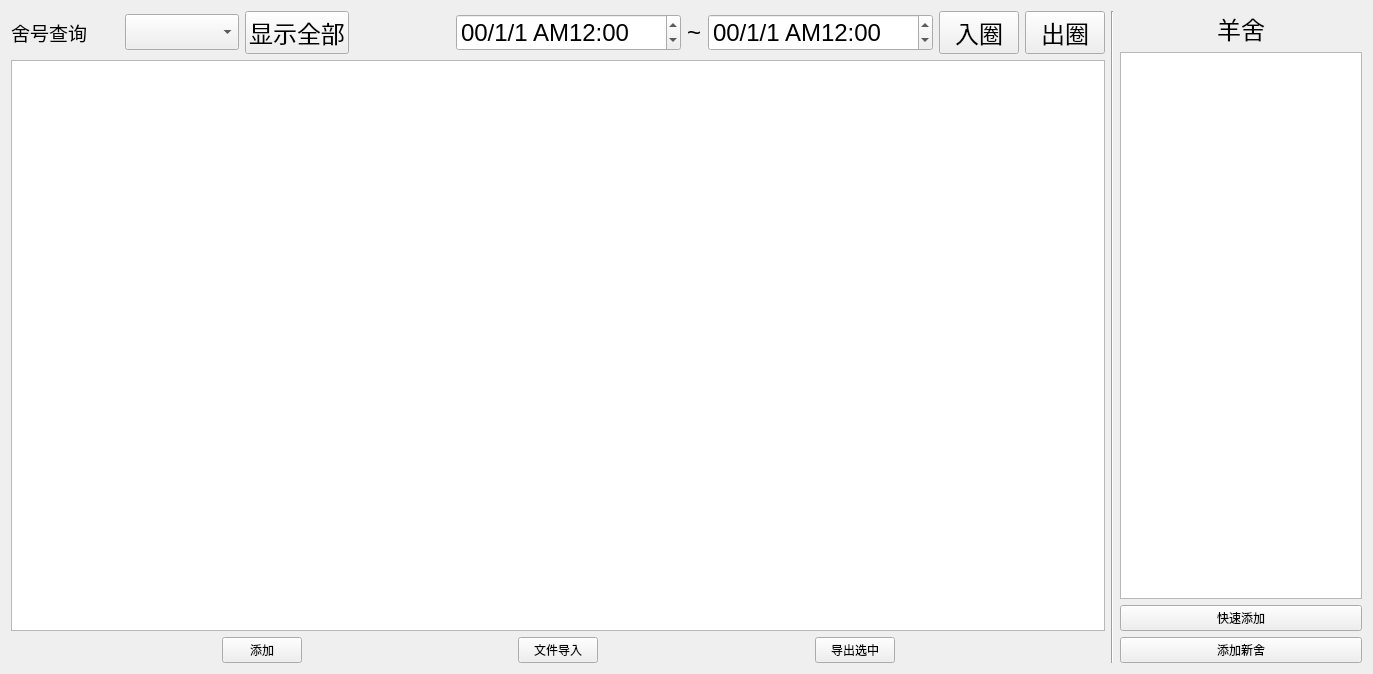
<?xml version="1.0" encoding="UTF-8"?>
<ui version="4.0">
 <class>GoatQueryForm</class>
 <widget class="QWidget" name="GoatQueryForm">
  <property name="geometry">
   <rect>
    <x>0</x>
    <y>0</y>
    <width>1373</width>
    <height>674</height>
   </rect>
  </property>
  <property name="windowTitle">
   <string>Form</string>
  </property>
  <layout class="QVBoxLayout" name="verticalLayout_3">
   <item>
    <layout class="QHBoxLayout" name="horizontalLayout_5">
     <item>
      <layout class="QVBoxLayout" name="verticalLayout">
       <item>
        <layout class="QHBoxLayout" name="horizontalLayout_3">
         <item>
          <layout class="QHBoxLayout" name="horizontalLayout">
           <item>
            <widget class="QLabel" name="label">
             <property name="maximumSize">
              <size>
               <width>100</width>
               <height>16777215</height>
              </size>
             </property>
             <property name="font">
              <font>
               <family>Agency FB</family>
               <pointsize>14</pointsize>
              </font>
             </property>
             <property name="text">
              <string>舍号查询</string>
             </property>
            </widget>
           </item>
           <item>
            <spacer name="horizontalSpacer_2">
             <property name="orientation">
              <enum>Qt::Horizontal</enum>
             </property>
             <property name="sizeHint" stdset="0">
              <size>
               <width>40</width>
               <height>20</height>
              </size>
             </property>
            </spacer>
           </item>
           <item>
            <widget class="QComboBox" name="comboBox">
             <property name="maximumSize">
              <size>
               <width>200</width>
               <height>16777215</height>
              </size>
             </property>
             <property name="font">
              <font>
               <pointsize>18</pointsize>
              </font>
             </property>
            </widget>
           </item>
           <item>
            <widget class="QPushButton" name="pushButton_2">
             <property name="font">
              <font>
               <pointsize>18</pointsize>
              </font>
             </property>
             <property name="text">
              <string>显示全部</string>
             </property>
            </widget>
           </item>
          </layout>
         </item>
         <item>
          <spacer name="horizontalSpacer">
           <property name="orientation">
            <enum>Qt::Horizontal</enum>
           </property>
           <property name="sizeHint" stdset="0">
            <size>
             <width>108</width>
             <height>20</height>
            </size>
           </property>
          </spacer>
         </item>
         <item>
          <layout class="QHBoxLayout" name="horizontalLayout_2">
           <item>
            <widget class="QDateTimeEdit" name="dateTimeEdit">
             <property name="maximumSize">
              <size>
               <width>300</width>
               <height>16777215</height>
              </size>
             </property>
             <property name="font">
              <font>
               <pointsize>18</pointsize>
              </font>
             </property>
             <property name="displayFormat">
              <string>yy/M/d APh:mm</string>
             </property>
            </widget>
           </item>
           <item>
            <widget class="QLabel" name="label_2">
             <property name="font">
              <font>
               <pointsize>18</pointsize>
              </font>
             </property>
             <property name="text">
              <string>~</string>
             </property>
            </widget>
           </item>
           <item>
            <widget class="QDateTimeEdit" name="dateTimeEdit_2">
             <property name="maximumSize">
              <size>
               <width>300</width>
               <height>16777215</height>
              </size>
             </property>
             <property name="font">
              <font>
               <pointsize>18</pointsize>
              </font>
             </property>
             <property name="displayFormat">
              <string>yy/M/d APh:mm</string>
             </property>
            </widget>
           </item>
           <item>
            <widget class="QPushButton" name="pushButton_3">
             <property name="font">
              <font>
               <pointsize>18</pointsize>
              </font>
             </property>
             <property name="text">
              <string>入圈</string>
             </property>
            </widget>
           </item>
           <item>
            <widget class="QPushButton" name="pushButton">
             <property name="maximumSize">
              <size>
               <width>200</width>
               <height>16777215</height>
              </size>
             </property>
             <property name="font">
              <font>
               <pointsize>18</pointsize>
              </font>
             </property>
             <property name="text">
              <string>出圈</string>
             </property>
            </widget>
           </item>
          </layout>
         </item>
        </layout>
       </item>
       <item>
        <widget class="QTableView" name="tableView">
         <property name="contextMenuPolicy">
          <enum>Qt::CustomContextMenu</enum>
         </property>
         <property name="inputMethodHints">
          <set>Qt::ImhNone</set>
         </property>
         <property name="sortingEnabled">
          <bool>true</bool>
         </property>
         <attribute name="horizontalHeaderVisible">
          <bool>true</bool>
         </attribute>
         <attribute name="horizontalHeaderCascadingSectionResizes">
          <bool>true</bool>
         </attribute>
         <attribute name="horizontalHeaderDefaultSectionSize">
          <number>150</number>
         </attribute>
         <attribute name="horizontalHeaderShowSortIndicator" stdset="0">
          <bool>true</bool>
         </attribute>
         <attribute name="horizontalHeaderStretchLastSection">
          <bool>true</bool>
         </attribute>
         <attribute name="verticalHeaderVisible">
          <bool>false</bool>
         </attribute>
        </widget>
       </item>
       <item>
        <layout class="QHBoxLayout" name="horizontalLayout_4">
         <item>
          <spacer name="horizontalSpacer_3">
           <property name="orientation">
            <enum>Qt::Horizontal</enum>
           </property>
           <property name="sizeHint" stdset="0">
            <size>
             <width>40</width>
             <height>20</height>
            </size>
           </property>
          </spacer>
         </item>
         <item>
          <widget class="QPushButton" name="addGoatButton">
           <property name="text">
            <string>添加</string>
           </property>
          </widget>
         </item>
         <item>
          <spacer name="horizontalSpacer_4">
           <property name="orientation">
            <enum>Qt::Horizontal</enum>
           </property>
           <property name="sizeHint" stdset="0">
            <size>
             <width>40</width>
             <height>20</height>
            </size>
           </property>
          </spacer>
         </item>
         <item>
          <widget class="QPushButton" name="addFromFileButton">
           <property name="text">
            <string>文件导入</string>
           </property>
          </widget>
         </item>
         <item>
          <spacer name="horizontalSpacer_5">
           <property name="orientation">
            <enum>Qt::Horizontal</enum>
           </property>
           <property name="sizeHint" stdset="0">
            <size>
             <width>40</width>
             <height>20</height>
            </size>
           </property>
          </spacer>
         </item>
         <item>
          <widget class="QPushButton" name="exportButton">
           <property name="text">
            <string>导出选中</string>
           </property>
          </widget>
         </item>
         <item>
          <spacer name="horizontalSpacer_7">
           <property name="orientation">
            <enum>Qt::Horizontal</enum>
           </property>
           <property name="sizeHint" stdset="0">
            <size>
             <width>40</width>
             <height>20</height>
            </size>
           </property>
          </spacer>
         </item>
        </layout>
       </item>
      </layout>
     </item>
     <item>
      <widget class="Line" name="line">
       <property name="orientation">
        <enum>Qt::Vertical</enum>
       </property>
      </widget>
     </item>
     <item>
      <layout class="QVBoxLayout" name="verticalLayout_2">
       <item>
        <widget class="QLabel" name="label_3">
         <property name="maximumSize">
          <size>
           <width>300</width>
           <height>16777215</height>
          </size>
         </property>
         <property name="font">
          <font>
           <pointsize>18</pointsize>
          </font>
         </property>
         <property name="text">
          <string>羊舍</string>
         </property>
         <property name="alignment">
          <set>Qt::AlignCenter</set>
         </property>
         <property name="margin">
          <number>5</number>
         </property>
        </widget>
       </item>
       <item>
        <widget class="QTableView" name="houseIdTableView">
         <property name="maximumSize">
          <size>
           <width>300</width>
           <height>16777215</height>
          </size>
         </property>
         <property name="contextMenuPolicy">
          <enum>Qt::CustomContextMenu</enum>
         </property>
         <attribute name="horizontalHeaderVisible">
          <bool>true</bool>
         </attribute>
         <attribute name="horizontalHeaderCascadingSectionResizes">
          <bool>true</bool>
         </attribute>
         <attribute name="verticalHeaderVisible">
          <bool>false</bool>
         </attribute>
        </widget>
       </item>
       <item>
        <widget class="QPushButton" name="pushButton_4">
         <property name="maximumSize">
          <size>
           <width>300</width>
           <height>16777215</height>
          </size>
         </property>
         <property name="text">
          <string>快速添加</string>
         </property>
        </widget>
       </item>
       <item>
        <widget class="QPushButton" name="addNewHosueButton">
         <property name="maximumSize">
          <size>
           <width>300</width>
           <height>16777215</height>
          </size>
         </property>
         <property name="text">
          <string>添加新舍</string>
         </property>
        </widget>
       </item>
      </layout>
     </item>
    </layout>
   </item>
  </layout>
 </widget>
 <resources/>
 <connections/>
</ui>
